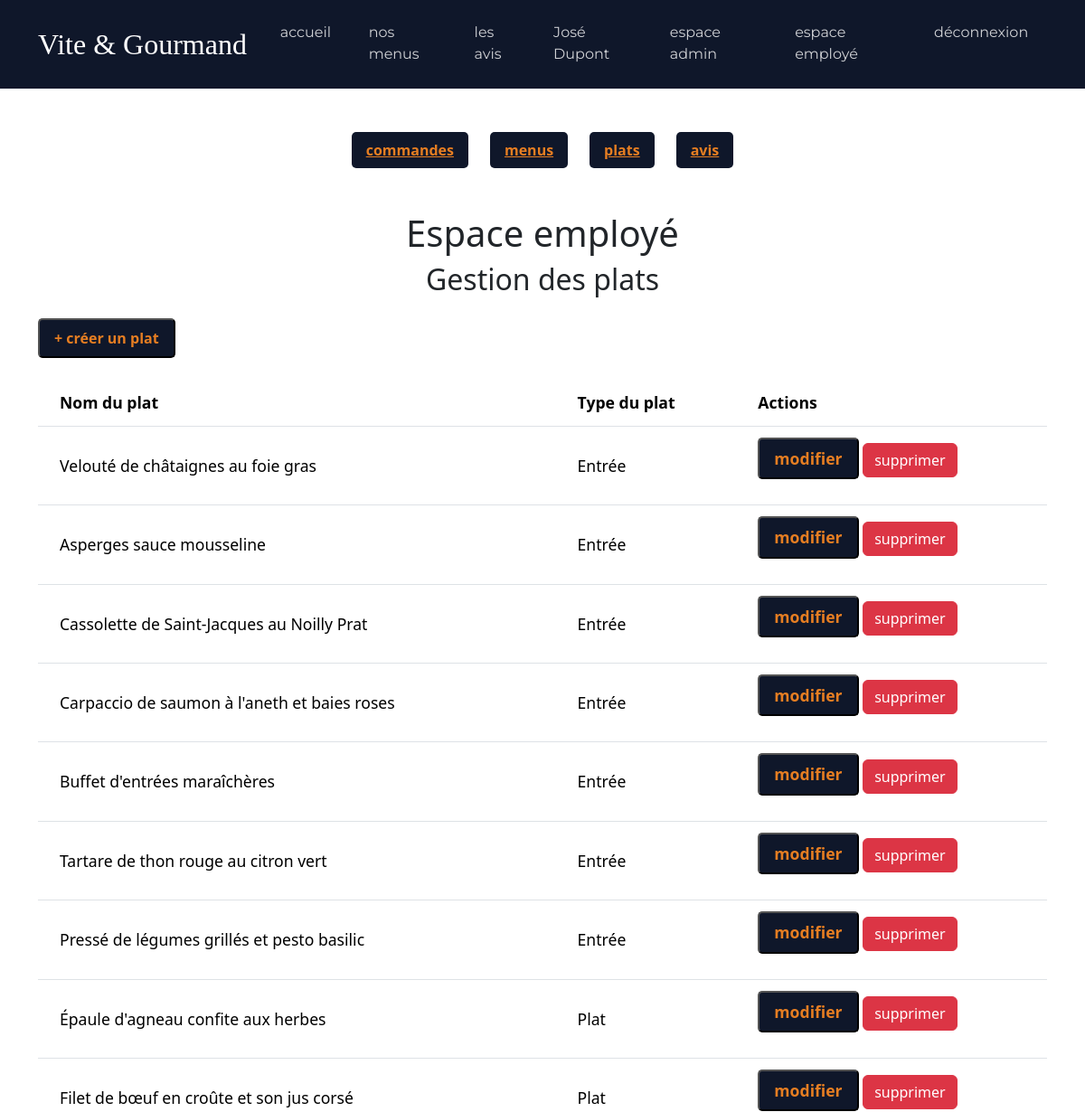
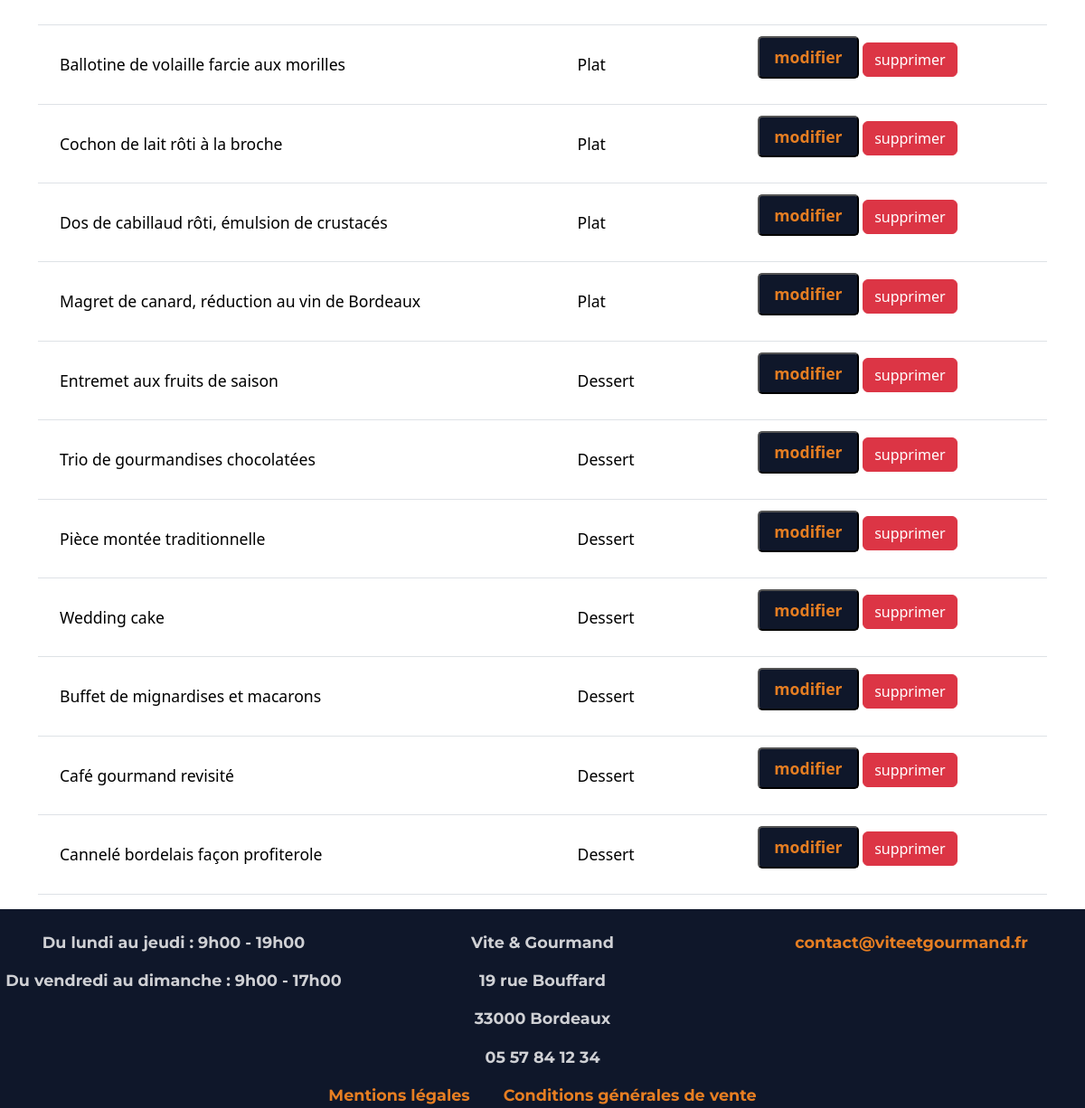
/employe/plats (signed in), run on the app's committed database (2 pictures, top to bottom).
### tables this page shows
CREATE TABLE plat(
   Id_plat INT AUTO_INCREMENT,
   titre VARCHAR(255) NOT NULL,
   type_plat VARCHAR(255) NOT NULL,
   photo VARCHAR(255),
   PRIMARY KEY(Id_plat)
);

### src/core/Router.php (called while the page is built, shortened)
<?php
class Router
{
    private $routes = [];
    public function add($url, $action)
    {
        $this->routes[$url] = $action;
    }
    public function dispatch()
    {
        $path = parse_url($_SERVER['REQUEST_URI'], PHP_URL_PATH);
        $path = rtrim($path, "/");
        try {
            $action = $this->routes[$path];
            $nomMethode = $action[1];
            $controller = new $nomController();
            $controller->$nomMethode();
        } catch (\Throwable $th) {
            http_response_code(500);
            die("Erreur serveur : " . $th->getMessage());
        }
    }
}

### public/index.php (called while the page is built, shortened)
<?php
$router = new Router();
$router->add('/', [HomeController::class, 'index']);
$router->add('/menus', [MenuController::class, 'index']);
$router->add('/menus/detail', [MenuController::class, 'showDetails']);
$router->add('/menus/filter', [MenuController::class, 'filter']);
$router->add('/connexion', [AuthController::class, 'handleLogin']);
$router->add('/logout', [AuthController::class, 'logout']);
$router->add('/inscription', [AuthController::class, 'handleSignUp']);
$router->add('/mot-de-passe-oublie', [AuthController::class, 'handleResetPassword']);
$router->add('/contact', [ContactController::class, 'handleContact']);
$router->add('/avis', [AvisController::class, 'index']);
$router->add('/commande', [OrderController::class, 'handleOrder']);
$router->add('/mon-espace', []);
$router->add('/mon-espace/commandes', [OrderController::class, 'showUserOrders']);
$router->add('/mon-espace/commandes/modifier', [OrderController::class, 'updateOrder']);
$router->add('/mon-espace/commandes/annuler', [OrderController::class, 'deleteOrder']);
$router->add('/mon-espace/avis', [OrderController::class, 'LeaveReview']);
$router->add('/mon-espace/profil', [UserController::class, 'updateProfil']);
$router->add('/employe', [EmployeController::class, 'showOrders']);
$router->add('/employe/statut', [EmployeController::class, 'handleUpdateStatus']);
$router->add('/employe/menus', [EmployeController::class, 'handleMenus']);
$router->add('/employe/plats', [EmployeController::class, 'handlePlats']);
$router->add('/employe/avis', [EmployeController::class, 'handleReviews']);
$router->add('/admin', [AdminController::class, 'handleNewEmploye']);
$router->add('/admin/stats', [AdminController::class, 'handleStats']);
$router->add('/cgv', [LegalController::class, 'showCgv']);
$router->add('/mentions-legales', [LegalController::class, 'showMentionsLegales']);
$router->dispatch();

### src/models/PlatModel.php (called while the page is built, shortened)
<?php
class PlatModel
{
    public static function getAllPlats()
    {
        $pdo = DatabaseConnection::getInstance();
        $stmt = $pdo->prepare("SELECT plat.* FROM plat");
        $stmt->execute();
        return $stmt->fetchAll();
    }
}

### src/views/employe/plats.php (the view, shortened to what this page needs)
<?php require_once('../src/views/layouts/header.php'); ?>
<?php require_once('../src/views/layouts/nav-employe.php'); ?>
<div class="employe text-center mt-4 mb-4">
    <h1>Espace employé</h1>
    <h2>Gestion des plats</h2>
</div>
<div class="container mt-4">
    <div class="d-flex justify-content-between align-items-center mb-4">
        <button class="connect-button" data-bs-toggle="modal" data-bs-target="#modalCreerPlat">
            + créer un plat
        </button>
    </div>
    <div>
        <table class="table table-hover table-responsive-md align-middle">
            <thead>
                <tr>
                    <th scope="col">Nom du plat</th>
                    <th scope="col">Type du plat</th>
                    <th scope="col">Actions</th>
                </tr>
            </thead>
            <tbody>
                <?php foreach ($plats as $plat): ?>
                    <tr>
                        <td><?= htmlspecialchars($plat['titre']) ?></td>
                        <td><?= htmlspecialchars($plat['type_plat']) ?></td>
                        <td>
                            <button
                                class="connect-button mb-3"
                                data-bs-toggle="modal"
                                data-bs-target="#modalModifPlat"
                                data-id="<?= $plat['Id_plat'] ?>"
                                data-titre="<?= htmlspecialchars($plat['titre']) ?>"
                                data-type="<?= htmlspecialchars($plat['type_plat']) ?>">
                                modifier
                            </button>
                            <button class="btn btn-danger" data-bs-toggle="modal" data-bs-target="#modalSupprimerPlat" data-id="<?= $plat['Id_plat'] ?>">supprimer</button>
                        </td>
                    </tr>
                <?php endforeach; ?>
            </tbody>
        </table>
    </div>
</div>
<?php require_once('../src/views/layouts/footer.php'); ?>

### public/assets/css/style.css (style rules this page uses)
* { padding: 0; margin: 0; }
:root { --couleur-primary: #0056b3; --couleur-secondary: #e67e22; --couleur-dark: #0f172a; --couleur-bg-dark: #1e293b; --font-titre: "Playfair Display", serif; --font-texte: "Montserrat", sans-serif; }
.connect-button { padding: 0.5rem 1rem; background-color: var(--couleur-dark); border-radius: 5px; color: var(--couleur-secondary); font-weight: bold; transition: transform 0.3s ease, box-shadow 0.3s ease; }
th { color: var(--couleur-primary); }
.table { font-size: 1.1rem; }
.table th, .table td { padding: 0.75rem 1.5rem; }

### data on the page
plat: titre "Velouté de châtaignes au foie gras", type_plat "Entrée"
plat: titre "Asperges sauce mousseline", type_plat "Entrée"
plat: titre "Cassolette de Saint-Jacques au Noilly Prat", type_plat "Entrée"
plat: titre "Carpaccio de saumon à l'aneth et baies roses", type_plat "Entrée"
plat: titre "Buffet d'entrées maraîchères", type_plat "Entrée"
plat: titre "Tartare de thon rouge au citron vert", type_plat "Entrée"
plat: titre "Pressé de légumes grillés et pesto basilic", type_plat "Entrée"
plat: titre "Épaule d'agneau confite aux herbes", type_plat "Plat"
plat: titre "Filet de bœuf en croûte et son jus corsé", type_plat "Plat"
plat: titre "Ballotine de volaille farcie aux morilles", type_plat "Plat"
plat: titre "Cochon de lait rôti à la broche", type_plat "Plat"
plat: titre "Dos de cabillaud rôti, émulsion de crustacés", type_plat "Plat"
plat: titre "Magret de canard, réduction au vin de Bordeaux", type_plat "Plat"
plat: titre "Entremet aux fruits de saison", type_plat "Dessert"
plat: titre "Trio de gourmandises chocolatées", type_plat "Dessert"
plat: titre "Pièce montée traditionnelle", type_plat "Dessert"
plat: titre "Wedding cake", type_plat "Dessert"
plat: titre "Buffet de mignardises et macarons", type_plat "Dessert"
plat: titre "Café gourmand revisité", type_plat "Dessert"
plat: titre "Cannelé bordelais façon profiterole", type_plat "Dessert"

### other printed values
$_SESSION['prenom'] "José"
$_SESSION['nom'] "Dupont"
